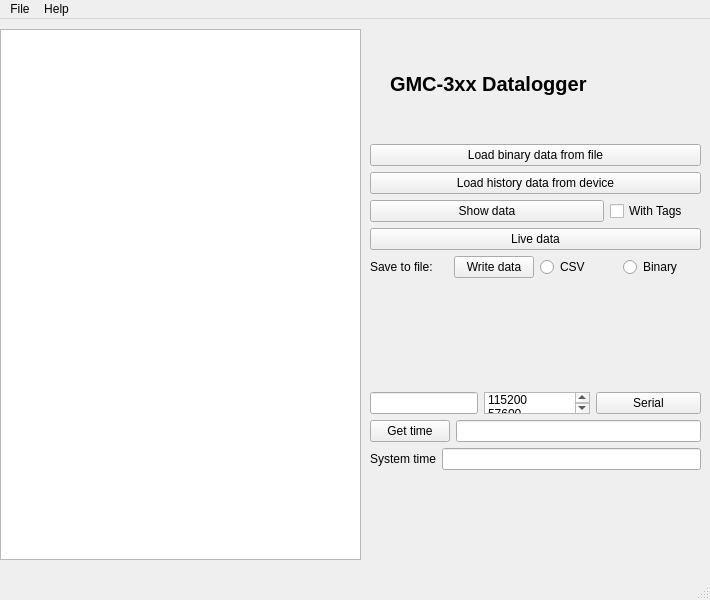
<?xml version="1.0" encoding="UTF-8"?>
<ui version="4.0">
 <class>MainWindow</class>
 <widget class="QMainWindow" name="MainWindow">
  <property name="geometry">
   <rect>
    <x>0</x>
    <y>0</y>
    <width>710</width>
    <height>600</height>
   </rect>
  </property>
  <property name="sizePolicy">
   <sizepolicy hsizetype="Ignored" vsizetype="Ignored">
    <horstretch>0</horstretch>
    <verstretch>0</verstretch>
   </sizepolicy>
  </property>
  <property name="windowTitle">
   <string>GMC Datalogger</string>
  </property>
  <widget class="QWidget" name="centralwidget">
   <widget class="QPlainTextEdit" name="plainTextEdit">
    <property name="geometry">
     <rect>
      <x>0</x>
      <y>10</y>
      <width>361</width>
      <height>531</height>
     </rect>
    </property>
    <property name="font">
     <font>
      <family>FreeSans</family>
      <pointsize>9</pointsize>
     </font>
    </property>
   </widget>
   <widget class="QWidget" name="verticalLayoutWidget">
    <property name="geometry">
     <rect>
      <x>370</x>
      <y>10</y>
      <width>331</width>
      <height>441</height>
     </rect>
    </property>
    <layout class="QVBoxLayout" name="verticalLayout">
     <item>
      <layout class="QHBoxLayout" name="horizontalLayout_2">
       <item>
        <spacer name="verticalSpacer">
         <property name="orientation">
          <enum>Qt::Vertical</enum>
         </property>
         <property name="sizeHint" stdset="0">
          <size>
           <width>20</width>
           <height>40</height>
          </size>
         </property>
        </spacer>
       </item>
       <item>
        <widget class="QLabel" name="label_9">
         <property name="font">
          <font>
           <pointsize>15</pointsize>
           <weight>75</weight>
           <bold>true</bold>
          </font>
         </property>
         <property name="text">
          <string>GMC-3xx Datalogger</string>
         </property>
        </widget>
       </item>
      </layout>
     </item>
     <item>
      <layout class="QHBoxLayout" name="horizontalLayout">
       <item>
        <layout class="QVBoxLayout" name="verticalLayout_2">
         <item>
          <layout class="QHBoxLayout" name="horizontalLayout_4">
           <item>
            <widget class="QPushButton" name="pushButtonLoadBin">
             <property name="text">
              <string>Load binary data from file</string>
             </property>
            </widget>
           </item>
          </layout>
         </item>
         <item>
          <layout class="QHBoxLayout" name="horizontalLayout_5">
           <item>
            <widget class="QPushButton" name="pushButtonLoadDevice">
             <property name="text">
              <string>Load history data from device</string>
             </property>
            </widget>
           </item>
          </layout>
         </item>
         <item>
          <layout class="QHBoxLayout" name="horizontalLayout_6">
           <item>
            <widget class="QPushButton" name="pushButton">
             <property name="sizePolicy">
              <sizepolicy hsizetype="Expanding" vsizetype="Fixed">
               <horstretch>0</horstretch>
               <verstretch>0</verstretch>
              </sizepolicy>
             </property>
             <property name="text">
              <string>Show data</string>
             </property>
            </widget>
           </item>
           <item>
            <widget class="QCheckBox" name="checkBox">
             <property name="text">
              <string>With Tags</string>
             </property>
            </widget>
           </item>
           <item>
            <widget class="QLabel" name="label_12">
             <property name="text">
              <string/>
             </property>
            </widget>
           </item>
          </layout>
         </item>
        </layout>
       </item>
      </layout>
     </item>
     <item>
      <widget class="QPushButton" name="pushButtonLiveData">
       <property name="toolTip">
        <string>(not implemented)</string>
       </property>
       <property name="text">
        <string>Live data</string>
       </property>
      </widget>
     </item>
     <item>
      <layout class="QVBoxLayout" name="verticalLayout_3">
       <item>
        <layout class="QHBoxLayout" name="horizontalLayout_8">
         <item>
          <widget class="QLabel" name="label_10">
           <property name="sizePolicy">
            <sizepolicy hsizetype="Preferred" vsizetype="Ignored">
             <horstretch>0</horstretch>
             <verstretch>0</verstretch>
            </sizepolicy>
           </property>
           <property name="text">
            <string>Save to file:</string>
           </property>
          </widget>
         </item>
         <item>
          <widget class="QPushButton" name="pushButtonwritedata">
           <property name="toolTip">
            <string>Write data to file.</string>
           </property>
           <property name="text">
            <string>Write data</string>
           </property>
          </widget>
         </item>
         <item>
          <widget class="QRadioButton" name="radioButtonCSV">
           <property name="toolTip">
            <string>Save text file</string>
           </property>
           <property name="text">
            <string>CSV</string>
           </property>
          </widget>
         </item>
         <item>
          <widget class="QRadioButton" name="radioButtonBin">
           <property name="toolTip">
            <string>Save binary file in device format</string>
           </property>
           <property name="text">
            <string>Binary</string>
           </property>
          </widget>
         </item>
        </layout>
       </item>
      </layout>
     </item>
     <item>
      <spacer name="verticalSpacer_2">
       <property name="orientation">
        <enum>Qt::Vertical</enum>
       </property>
       <property name="sizeHint" stdset="0">
        <size>
         <width>20</width>
         <height>40</height>
        </size>
       </property>
      </spacer>
     </item>
     <item>
      <layout class="QVBoxLayout" name="verticalLayout_4">
       <item>
        <layout class="QHBoxLayout" name="horizontalLayout_12">
         <item>
          <widget class="QLineEdit" name="lineEditsetDev">
           <property name="sizePolicy">
            <sizepolicy hsizetype="Minimum" vsizetype="Fixed">
             <horstretch>0</horstretch>
             <verstretch>0</verstretch>
            </sizepolicy>
           </property>
           <property name="toolTip">
            <string>serial interface  name</string>
           </property>
           <property name="text">
            <string/>
           </property>
          </widget>
         </item>
         <item>
          <widget class="QListWidget" name="listWidgetspeed">
           <property name="sizePolicy">
            <sizepolicy hsizetype="Ignored" vsizetype="Ignored">
             <horstretch>0</horstretch>
             <verstretch>0</verstretch>
            </sizepolicy>
           </property>
           <property name="toolTip">
            <string>Baud rate</string>
           </property>
           <item>
            <property name="text">
             <string>115200</string>
            </property>
           </item>
           <item>
            <property name="text">
             <string>57600</string>
            </property>
           </item>
           <item>
            <property name="text">
             <string>38400</string>
            </property>
           </item>
           <item>
            <property name="text">
             <string>28800</string>
            </property>
           </item>
           <item>
            <property name="text">
             <string>19200</string>
            </property>
           </item>
           <item>
            <property name="text">
             <string>14400</string>
            </property>
           </item>
           <item>
            <property name="text">
             <string>9600</string>
            </property>
           </item>
           <item>
            <property name="text">
             <string>4800</string>
            </property>
           </item>
           <item>
            <property name="text">
             <string>2400</string>
            </property>
           </item>
           <item>
            <property name="text">
             <string>1200</string>
            </property>
           </item>
          </widget>
         </item>
         <item>
          <widget class="QPushButton" name="pushButtonSerialSet">
           <property name="sizePolicy">
            <sizepolicy hsizetype="Ignored" vsizetype="Fixed">
             <horstretch>0</horstretch>
             <verstretch>0</verstretch>
            </sizepolicy>
           </property>
           <property name="toolTip">
            <string>Set serial connection</string>
           </property>
           <property name="text">
            <string>Serial</string>
           </property>
          </widget>
         </item>
        </layout>
       </item>
       <item>
        <layout class="QHBoxLayout" name="horizontalLayout_13">
         <item>
          <widget class="QPushButton" name="pushButtongetTime">
           <property name="toolTip">
            <string>Get device date and time</string>
           </property>
           <property name="text">
            <string>Get time</string>
           </property>
          </widget>
         </item>
         <item>
          <widget class="QLineEdit" name="lineEditgetTime">
           <property name="toolTip">
            <string>Device Time</string>
           </property>
          </widget>
         </item>
        </layout>
       </item>
       <item>
        <layout class="QHBoxLayout" name="horizontalLayout_14">
         <item>
          <widget class="QLabel" name="label_13">
           <property name="text">
            <string>System time</string>
           </property>
          </widget>
         </item>
         <item>
          <widget class="QLineEdit" name="lineEditSystemTime">
           <property name="toolTip">
            <string>System time</string>
           </property>
          </widget>
         </item>
        </layout>
       </item>
       <item>
        <layout class="QHBoxLayout" name="horizontalLayout_15"/>
       </item>
      </layout>
     </item>
    </layout>
   </widget>
  </widget>
  <widget class="QMenuBar" name="menubar">
   <property name="geometry">
    <rect>
     <x>0</x>
     <y>0</y>
     <width>710</width>
     <height>25</height>
    </rect>
   </property>
   <widget class="QMenu" name="menuFile">
    <property name="title">
     <string>File</string>
    </property>
    <addaction name="actionQuit"/>
   </widget>
   <widget class="QMenu" name="menuHelp">
    <property name="title">
     <string>Help</string>
    </property>
    <addaction name="actionHelp"/>
   </widget>
   <addaction name="menuFile"/>
   <addaction name="menuHelp"/>
  </widget>
  <widget class="QStatusBar" name="statusbar"/>
  <action name="actionQuit">
   <property name="text">
    <string>&amp;Quit</string>
   </property>
  </action>
  <action name="actionHelp">
   <property name="text">
    <string>Show Helpfile</string>
   </property>
  </action>
  <action name="actionLjlkj">
   <property name="text">
    <string>ljlkj</string>
   </property>
  </action>
 </widget>
 <resources/>
 <connections/>
</ui>
